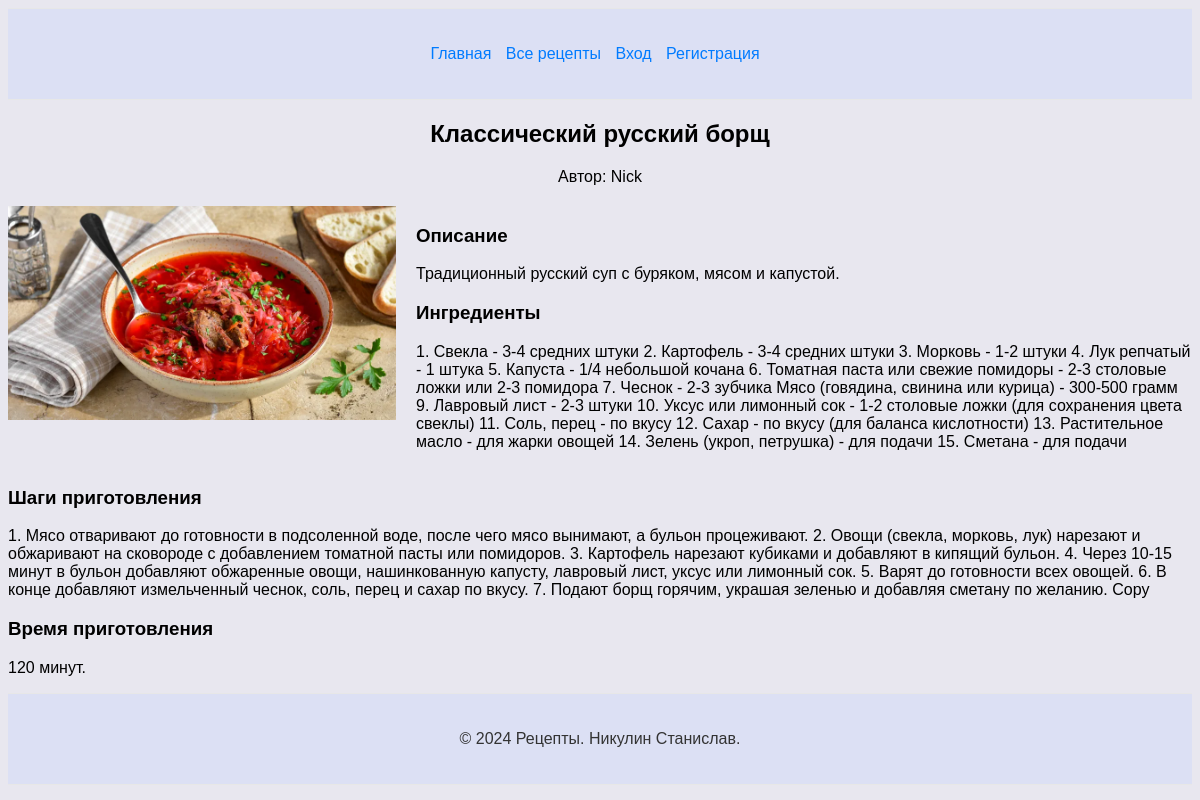
The app's page /recipe/2/ with its own data.
### recipeapp/models.py (models this page shows, shortened)
class Recipe(models.Model):
    title = models.CharField(max_length=255, verbose_name="Название")
    description = models.TextField(verbose_name="Описание")
    preparation_steps = models.TextField(verbose_name="Шаги приготовления")
    preparation_time = models.IntegerField(verbose_name="Время приготовления (минуты)")
    image = models.ImageField(upload_to='recipes/', verbose_name="Изображение", null=True, blank=True)
    author = models.ForeignKey(User, on_delete=models.CASCADE, verbose_name="Автор")
    ingredients = models.TextField(verbose_name="Ингредиенты", null=True, blank=True)
    categories = models.ManyToManyField(Category, through='RecipeCategory', verbose_name="Категории")
    class Meta:
        verbose_name = 'Рецепт'
        verbose_name_plural = 'Рецепты'

### recipeapp/views.py (the view)
# urls.py: path('recipe/<int:pk>/', views.recipe_detail, name='recipe_detail'),
def recipe_detail(request, pk):
    recipe = get_object_or_404(Recipe, pk=pk)
    return render(request, 'recipe_detail.html', {'recipe': recipe})

### recipeapp/templates/recipe_detail.html (shortened to what this page needs)
{% extends 'base.html' %}
{% block content %}
<div class="recipe-detail-header">
    <h2>{{ recipe.title }}</h2>
    <p>Автор: {{ recipe.author.username }}</p>
</div>
<div class="recipe-detail-container">
    <div class="recipe-image">
        <img src="{{ recipe.image.url }}" alt="{{ recipe.title }}">
    </div>
    <div class="recipe-info">
        <h3>Описание</h3>
        <p>{{ recipe.description }}</p>
        <h3>Ингредиенты</h3>
        <p>{{ recipe.ingredients }}</p>
    </div>
</div>
<div class="recipe-preparation">
    <h3>Шаги приготовления</h3>
    <p>{{ recipe.preparation_steps }}</p>
    <h3>Время приготовления</h3>
    <p>{{ recipe.preparation_time }} минут.</p>
</div>
{% endblock %}

### static/css/styles.css (style rules this page uses)
body { font-family: Arial, sans-serif; background-color: #d4d1e285; }
.recipe-detail-header { text-align: center; margin-bottom: 20px; }
.recipe-detail-container { display: flex; justify-content: space-between; margin-bottom: 20px; }
.recipe-image { flex: 1; padding-right: 20px; }
.recipe-info { flex: 2; }
.recipe-preparation { margin-top: 20px; }
.recipe-detail-container img { width: 100%; height: auto; max-width: 100%; }

### records on screen
Recipe: title "Классический русский борщ", author.username "Nick", image (picture), description "Традиционный русский суп с буряком, мясом и капустой.", ingredients "1. Свекла - 3-4 средних штуки 2. Картофель - 3-4 средних штуки 3. Морковь - 1-2 штуки 4. Лук репчатый - 1 штука 5. Капуста - 1/4 небольшой кочана 6. Томатная паста или свежие помидоры - 2-3 столовые ложки или 2-3 помидора 7. Чеснок - 2-3 зубчика Мясо (говядина, свинина или курица) - 300-500 грамм 9. Лавровый лист - 2-3 штуки 10. Уксус или лимонный сок - 1-2 столовые ложки (для сохранения цвета свеклы) 11. Соль, перец - по вкусу 12. Сахар - по вкусу (для баланса кислотности) 13. Растительное масло - для жарки овощей 14. Зелень (укроп, петрушка) - для подачи 15. Сметана - для подачи", preparation_steps "1. Мясо отваривают до готовности в подсоленной воде, после чего мясо вынимают, а бульон процеживают. 2. Овощи (свекла, морковь, лук) нарезают и обжаривают на сковороде с добавлением томатной пасты или помидоров. 3. Картофель нарезают кубиками и добавляют в кипящий бульон. 4. Через 10-15 минут в бульон добавляют обжаренные овощи, нашинкованную капусту, лавровый лист, уксус или лимонный сок. 5. Варят до готовности всех овощей. 6. В конце добавляют измельченный чеснок, соль, перец и сахар по вкусу. 7. Подают борщ горячим, украшая зеленью и добавляя сметану по желанию. Copy", preparation_time "120"
